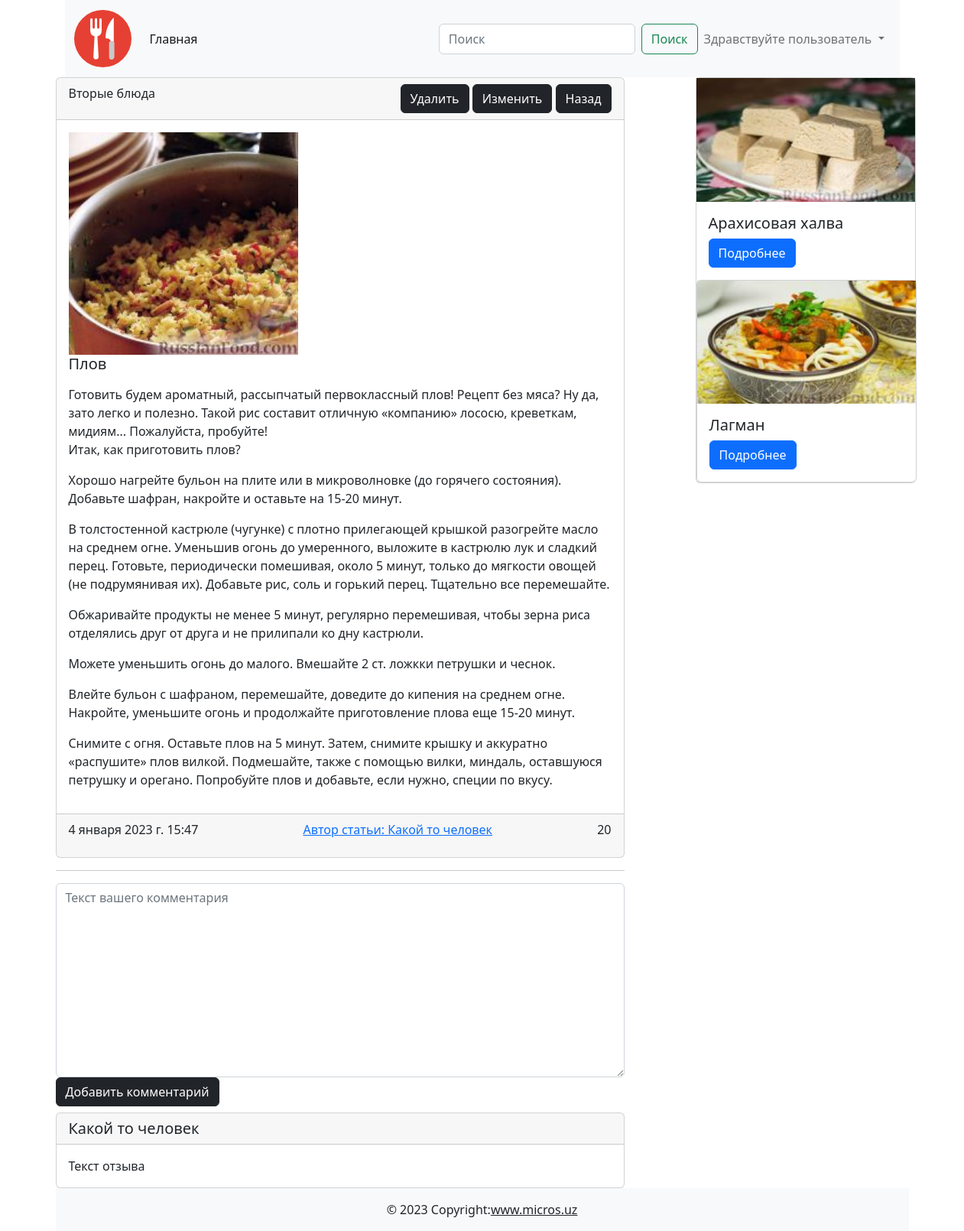
Screenshot of /post/2 with the database file from the repository.
### cooking/models.py (models this page shows, shortened)
class Post(models.Model):
	title = models.CharField(max_length=255, verbose_name='Заголовок статьи')
	content = models.TextField(default='Скоро тут будет статья...', verbose_name='Текст статьи')
	created_at = models.DateTimeField(auto_now_add=True, verbose_name='Дата создания')
	updated_at = models.DateTimeField(auto_now=True, verbose_name='Дата обновления')
	photo = models.ImageField(upload_to='images/', blank=True, null=True, verbose_name='Изображение')
	watched = models.IntegerField(default=0, verbose_name='Просмотры')
	is_published = models.BooleanField(default=True, verbose_name='Опубликовано')
	category = models.ForeignKey(Category, on_delete=models.CASCADE, verbose_name='Категория')
	def get_absolute_url(self):
		return reverse("post_detail", kwargs={"pk": self.pk})
	class Meta:
		verbose_name = 'Пост'
		verbose_name_plural = 'Посты'

class Category(models.Model):
	title = models.CharField(max_length=255, verbose_name='Название категории')
	def __str__(self):
		return self.title
	class Meta:
		verbose_name = 'Категория'
		verbose_name_plural = 'Категории'

### cooking/views.py (the view)
# urls.py: path('post/<int:pk>', post_detail, name='post_detail')
def post_detail(request, pk):
	article = Post.objects.get(pk=pk)
	Post.objects.filter(pk=pk).update(watched=F('watched') + 1)
	ext_posts = Post.objects.exclude(pk=pk).order_by('-watched')[:4]
	context = {
		'title': article.title,
		'post': article,
		'ext_posts': ext_posts,
	}
	return render(request, 'cooking/article_detail.html', context)

### cooking/templates/cooking/article_detail.html (shortened to what this page needs)
{% extends "base.html" %}
{% block main %}
	<div class="d-flex justify-content-between"><div class="col-8">
		<div class="card"><div class="card-header d-flex justify-content-between">{{ post.category }}
			<div>
				<a href="#!" class="btn btn-dark">Удалить</a>
				<a href="#!" class="btn btn-dark">Изменить</a>
				<a href="#!" class="btn btn-dark">Назад</a>
			</div>
		</div>
			<img src="" class="card-img-top" alt=""><div class="card-body">
			{% if post.photo %}
			<img src="{{ post.photo.url }}" width="300" alt="">
			{% else %}
			<img src="https://frutiss.ru/image/cache/placeholder-800x800.png" width="300" alt="{{ post.title }}">
			{% endif %}
			<h5 class="card-title">{{ post.title }}</h5>
			<p class="card-text">{{ post.content | linebreaks }}</p>
		</div>
			<div class="card-footer d-flex justify-content-between"><p class="card-text">4 января 2023 г. 15:47</p>
				<a href="/profile/1">Автор статьи: Какой то человек</a>
				<p class="card-text">{{ post.watched }}</p>
			</div>
		</div>
		<hr>
		<form action="#!" method="post" , enctype="multipart/form-data">
			<textarea name="text" cols="40" rows="10" class="form-control" placeholder="Текст вашего комментария" required id="id_text"></textarea>
			<button class="btn btn-dark" type="submit">Добавить комментарий</button>
		</form>
		<div class="card mt-2"><h5 class="card-header">Какой то человек</h5>
			<div class="card-body">
				<p class="card-text">Текст отзыва</p>
			</div>
		</div>
	</div>
	<div class="col-1"></div>
	<div class="col-4">
		{% for ext in ext_posts %}
			<div class="card" style="width: 18rem;">
				{% if ext.photo %}
				<img src="{{ ext.photo.url }}" width="100%" alt="{{ ext.title }}">
				{% else %}
				<img src="https://frutiss.ru/image/cache/placeholder-800x800.png" width="100%" alt="{{ ext.title }}">
				{% endif %}
			<div class="card-body">
				<h5 class="card-title">{{ ext.title }}</h5>
				<a href="{{ ext.get_absolute_url }}" class="btn btn-primary">Подробнее</a>
			</div>
		{% endfor %}
		</div>
	</div>
	</div>
{% endblock main %}

### rows the page displays
Post: category "Вторые блюда", photo (picture), title "Плов", content "Готовить будем ароматный, рассыпчатый первоклассный плов! Рецепт без мяса? Ну да, зато легко и полезно. Такой рис составит отличную «компанию» лососю, креветкам, мидиям... Пожалуйста, пробуйте! Итак, как приготовить плов? Хорошо нагрейте бульон на плите или в микроволновке (до горячего состояния). Добавьте шафран, накройте и оставьте на 15-20 минут. В толстостенной кастрюле (чугунке) с плотно прилегающей крышкой разогрейте масло на среднем огне. Уменьшив огонь до умеренного, выложите в кастрюлю лук и сладкий перец. Готовьте, периодически помешивая, около 5 минут, только до мягкости овощей (не подрумянивая их). Добавьте рис, соль и горький перец. Тщательно все перемешайте. Обжаривайте…", watched "20"
Post: photo (picture), title "Арахисовая халва"
Post: photo (picture), title "Лагман"
